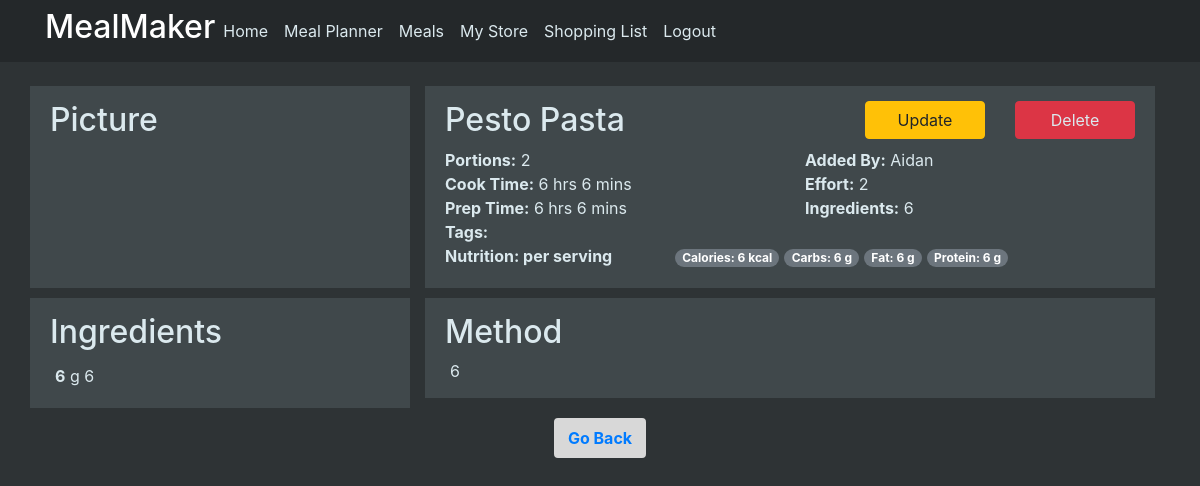
The page /meal/6 (signed in) on the database as committed earlier.
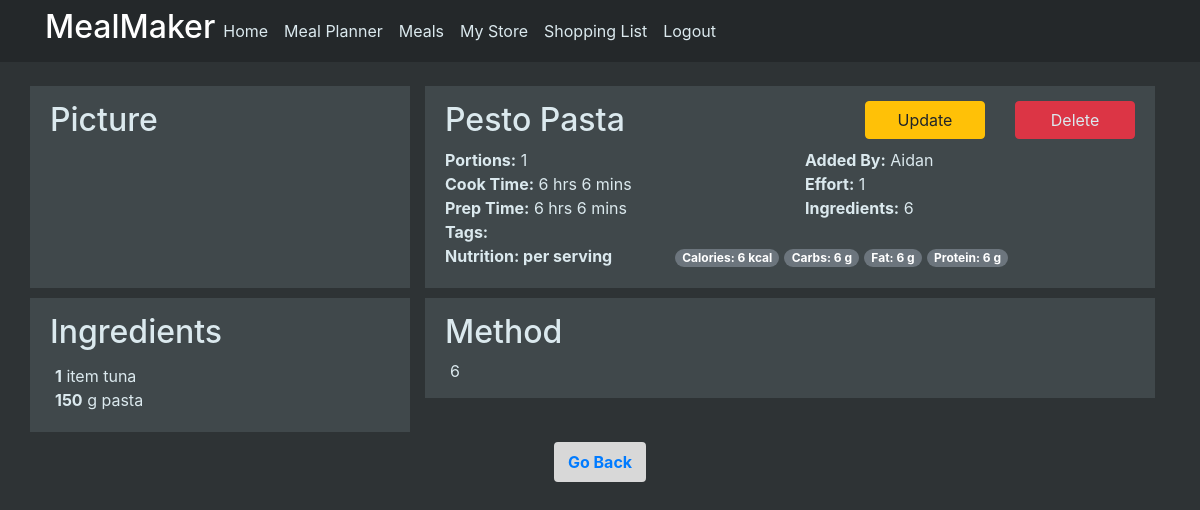
The same page on the database as committed later.
### mealmaker/models.py (models this page shows)
class Meal(db.Model):
    id = db.Column(db.Integer, primary_key=True)
    date = db.Column(db.DateTime(timezone=True), default=func.now())
    name = db.Column(db.String(200), unique=True)
    portion = db.Column(db.Integer)
    prep_time_hour = db.Column(db.Integer)
    prep_time_min = db.Column(db.Integer)
    cook_time_hour = db.Column(db.Integer)
    cook_time_min = db.Column(db.Integer)
    diet_type = db.Column(db.String(20))
    health_type = db.Column(db.String(20))
    effort = db.Column(db.String(5))
    cost = db.Column(db.String(5))
    freezable = db.Column(db.String(5))
    num_ingredient = db.Column(db.Integer)
    time_to_go_off = db.Column(db.Integer)
    cal_per_portion = db.Column(db.Integer)
    protein_per_portion = db.Column(db.Integer)
    fat_per_portion = db.Column(db.Integer)
    carb_per_portion = db.Column(db.Integer)
    recipe = db.Column(db.Text)
    ingredients = db.relationship(
        "Ingredient", back_populates="meal_id", cascade="all, delete"
    )
    meal_plan = db.relationship("MealPlan", back_populates="meal_id")

class Ingredient(db.Model):
    id = db.Column(db.Integer, primary_key=True)
    name = db.Column(db.String(200))
    amount = db.Column(db.Integer)
    unit = db.Column(db.String(200))
    meal_link = db.Column(db.Integer, db.ForeignKey("meal.id"))
    meal_id = db.relationship(
        "Meal", back_populates="ingredients", collection_class=list
    )

### mealmaker/views.py (the view)
@views.route("/meal/<int:id>", methods=["GET", "POST"])
@login_required
def meal(id):
    meal = Meal.query.get_or_404(id)
    ingredient = Ingredient.query.filter(Ingredient.meal_link == id)
    form = UpdateMealForm()
    template_form = IngredientForm(prefix="ingredient-_-")
    if form.is_submitted():
        meal.name = form.name.data.lower()
        meal.portion = form.portion.data
        meal.prep_time_hour = form.prep_time_hour.data
        meal.prep_time_min = form.prep_time_min.data
        meal.cook_time_hour = form.cook_time_hour.data
        meal.cook_time_min = form.cook_time_min.data
        meal.diet_type = form.diet_type.data
        meal.health_type = form.health_type.data
        meal.effort = form.effort.data
        meal.cost = form.cost.data
        meal.freezable = form.freezable.data
        meal.num_ingredient = form.num_ingredient.data
        meal.time_to_go_off = form.time_to_go_off.data
        meal.cal_per_portion = form.cal_per_portion.data
        meal.protein_per_portion = form.protein_per_portion.data
        meal.fat_per_portion = form.fat_per_portion.data
        meal.carb_per_portion = form.carb_per_portion.data
        meal.recipe = form.recipe.data
        db.session.query(Ingredient).filter(Ingredient.meal_link == id).delete()
        db.session.commit()
        for i in form.ingredient.data:
            new_ingredient = Ingredient(
                name=i["ingredient_name"].lower(),
                amount=i["ingredient_amount"],
                unit=i["ingredient_unit"],
                meal_link=id,
            )
            db.session.add(new_ingredient)
        db.session.query(Ingredient).order_by(Ingredient.name.desc())
        db.session.commit()
        flash("Your meal has been updated!", "success")
        return redirect(url_for("views.meal", id=meal.id))
    elif request.method == "GET":
        form.name.data = meal.name
        form.portion.data = meal.portion
        form.prep_time_hour.data = meal.prep_time_hour
        form.prep_time_min.data = meal.prep_time_min
        form.cook_time_hour.data = meal.cook_time_hour
        form.cook_time_min.data = meal.cook_time_min
        form.diet_type.data = meal.diet_type
        form.health_type.data = meal.health_type
        form.effort.data = meal.effort
        form.cost.data = meal.cost
        form.freezable.data = meal.freezable
        form.num_ingredient.data = meal.num_ingredient
        form.time_to_go_off.data = meal.time_to_go_off
        form.cal_per_portion.data = meal.cal_per_portion
        form.protein_per_portion.data = meal.protein_per_portion
        form.fat_per_portion.data = meal.fat_per_portion
        form.carb_per_portion.data = meal.carb_per_portion
        form.recipe.data = meal.recipe
        for row in ingredient:
            subform = {
                "id": row.id,
                "ingredient_name": row.name,
                "ingredient_amount": row.amount,
                "ingredient_unit": row.unit,
            }
            form.ingredient.append_entry(subform)
        recipe_display = meal.recipe.replace('\r', '').split('\n')
    return render_template(
        "meal.html",
        user=current_user,
        form=form,
        meal=meal,
        ingredient=ingredient,
        legend="Update Meal",
        _template=template_form,
        recipe_display=recipe_display
    )

### mealmaker/__init__.py (called while the page is built)
def create_app():
    app = Flask(__name__)
    app.config["SECRET_KEY"] = "hjshjhdjah kjshkjdhjs"
    app.config["SQLALCHEMY_DATABASE_URI"] = f"sqlite:///{DB_NAME}"
    app.config["SQLALCHEMY_TRACK_MODIFICATIONS"] = False
    db.init_app(app)
    from .views import views
    from .auth import auth
    app.register_blueprint(views, url_prefix="/")
    app.register_blueprint(auth, url_prefix="/")
    from .models import User, Meal, Ingredient, MealPlan
    create_database(app)
    login_manager = LoginManager()
    login_manager.login_view = "auth.login"
    login_manager.init_app(app)
    @login_manager.user_loader
    def load_user(id):
        return User.query.get(id)
    return app

### mealmaker/templates/meal.html (shortened to what the changed rows need)
{% extends "layout.html" %}
{% import "update_macro.html" as macros %}
{% block content %}
<br>
<div class="row" id="Header">
  <div class="col-4 content-section-dim">
    <section>
      <div>
        <h2>Picture</h2>
      </div>
    </section>
  </div>
  <div class="col-md-8 ">
    <div class="content-section-dim">
      <div class="row">
        <div class="col-7">
          <h2>{{meal.name.title()}}</h2>
        </div>
      </div>
      <div class="row">
        <div class="col-6"><b>Portions:</b> {{meal.portion}}</div>
        <div class="col-6"><b>Added By:</b> {{user.first_name}}</div>
      </div>
      <div class="row">
        {% if meal.cook_time_hour == 0 %}
        <div class="col-6"><b>Cook Time:</b> {{meal.cook_time_min}} mins</div>
        {% elif meal.cook_time_hour == 1 and meal.cook_time_min == 0 %}
        <div class="col-6"><b>Cook Time:</b> {{meal.cook_time_hour}} hr</div>
        {% elif meal.cook_time_hour == 1 %}
        <div class="col-6"><b>Cook Time:</b> {{meal.cook_time_hour}} hr {{meal.cook_time_min}} mins</div>
        {% elif meal.cook_time_min == 0 %}
        <div class="col-6"><b>Cook Time:</b> {{meal.cook_time_hour}} hrs</div>
        {% else %}
        <div class="col-6"><b>Cook Time:</b> {{meal.cook_time_hour}} hrs {{meal.cook_time_min}} mins</div>
        {% endif %}
        <div class="col-6"><b>Effort:</b> {{meal.portion}}</div>
      </div>
      <div class="row">
        {% if meal.prep_time_hour == 0 %}
        <div class="col-6"><b>Prep Time:</b> {{meal.prep_time_min}} mins</div>
        {% elif meal.prep_time_hour == 1 and meal.prep_time_min == 0 %}
        <div class="col-6"><b>Prep Time:</b>  {{meal.prep_time_hour}} hr</div>
        {% elif meal.prep_time_hour == 1 %}
        <div class="col-6"><b>Prep Time:</b> {{meal.prep_time_hour}} hr {{meal.prep_time_min}} mins</div>
        {% elif meal.prep_time_min == 0 %}
        <div class="col-6"><b>Prep Time:</b> {{meal.prep_time_hour}} hrs</div>
        {% else %}
        <div class="col-6"><b>Prep Time:</b> {{meal.prep_time_hour}} hrs {{meal.prep_time_min}} mins</div>
        {% endif %}
        <div class="col-6"><b>Ingredients:</b> {{meal.num_ingredient}}</div>
      </div>
      <div class="row">
        <div class="tag-row"><span class="badge badge-pill badge-secondary">Calories: {{meal.cal_per_portion}} kcal</span></div>
        <div class="tag-row"><span class="badge badge-pill badge-secondary">Carbs: {{meal.protein_per_portion}} g</span></div>
        <div class="tag-row"><span class="badge badge-pill badge-secondary">Fat: {{meal.fat_per_portion}} g</span></div>
        <div class="tag-row"><span class="badge badge-pill badge-secondary">Protein: {{meal.carb_per_portion}} g</span></div>
      </div>
    </div>
  </div>
</div>
<div class="row" id="Body">
  <div class="col-4 media content-section-dim">
    <section>
      <h2>Ingredients</h2>
      <section class="media-body">
        <ul class="no-bullets">
          {% for i in ingredient %}
          <li><b>{{ i.amount}}</b> {{ i.unit}} {{ i.name}}</li>
          {% endfor %}
        </ul>
      </section>
    </section>
  </div>
  <div class="col-8">
    <div class="content-section-dim">
        <h2>Method</h2>
        {% for line in recipe_display %}
            {% if line[0:4] == 'Step' %}
                <div class="row row-heading"><b>{{line}}</b></div>
            {% else %}
            <div class="row row-body">{{line}}</div>
            {% endif %}
        {% endfor %}
    </div>
  </div>
</div>
{% endblock content %}

Rows that differ between the two databases and show on the page:
removed Ingredient: amount "6", unit "g", name "6"
changed Meal "Pesto Pasta": portion "2" → "1"
added Ingredient: amount "1", unit "item", name "tuna"
added Ingredient: amount "150", unit "g", name "pasta"
